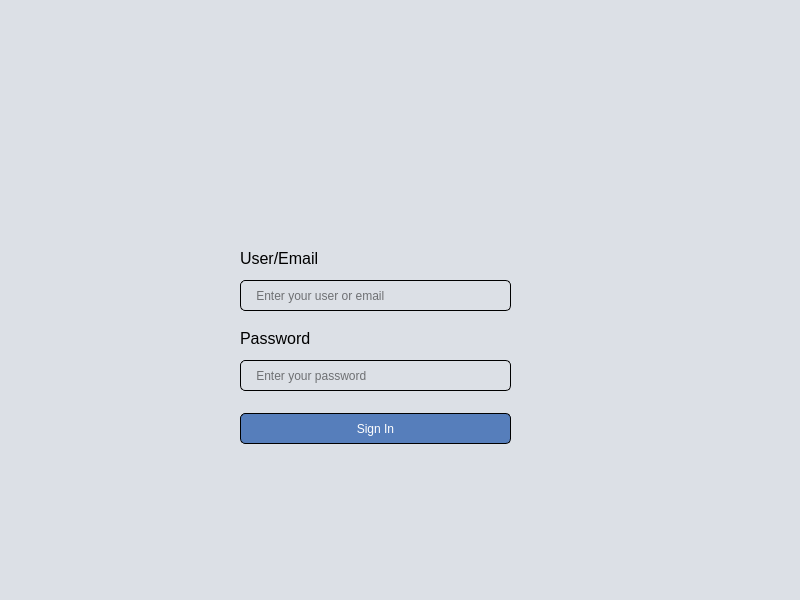
<?xml version="1.0" encoding="UTF-8"?>
<ui version="4.0">
 <class>MainWindow</class>
 <widget class="QMainWindow" name="MainWindow">
  <property name="geometry">
   <rect>
    <x>0</x>
    <y>0</y>
    <width>800</width>
    <height>600</height>
   </rect>
  </property>
  <property name="windowTitle">
   <string>MainWindow</string>
  </property>
  <property name="styleSheet">
   <string notr="true">background-color:rgb(220, 224, 230);</string>
  </property>
  <widget class="QWidget" name="centralwidget">
   <widget class="QLineEdit" name="user_input">
    <property name="geometry">
     <rect>
      <x>240</x>
      <y>280</y>
      <width>271</width>
      <height>31</height>
     </rect>
    </property>
    <property name="styleSheet">
     <string notr="true">QLineEdit {
background-color:rgb(220, 224, 230);
border-radius: 5px;
border: 1px solid black;

}</string>
    </property>
    <property name="placeholderText">
     <string>    Enter your user or email</string>
    </property>
   </widget>
   <widget class="QLineEdit" name="pass_input">
    <property name="geometry">
     <rect>
      <x>240</x>
      <y>360</y>
      <width>271</width>
      <height>31</height>
     </rect>
    </property>
    <property name="styleSheet">
     <string notr="true">QLineEdit {
background-color:rgb(220, 224, 230);
border-radius: 5px;
border: 1px solid black;

}</string>
    </property>
    <property name="placeholderText">
     <string>    Enter your password</string>
    </property>
   </widget>
   <widget class="QPushButton" name="sign_in">
    <property name="geometry">
     <rect>
      <x>240</x>
      <y>413</y>
      <width>271</width>
      <height>31</height>
     </rect>
    </property>
    <property name="styleSheet">
     <string notr="true">QPushButton{
background-color:rgb(86, 126, 187);
border-radius: 5px;
border: 1px solid black;
color: white;
}

QPushButton:hover {
background-color: rgb(43, 76, 126);

}</string>
    </property>
    <property name="text">
     <string>Sign In</string>
    </property>
   </widget>
   <widget class="QLabel" name="user_label">
    <property name="geometry">
     <rect>
      <x>240</x>
      <y>250</y>
      <width>91</width>
      <height>16</height>
     </rect>
    </property>
    <property name="font">
     <font>
      <pointsize>12</pointsize>
     </font>
    </property>
    <property name="styleSheet">
     <string notr="true">color: black;</string>
    </property>
    <property name="text">
     <string>User/Email</string>
    </property>
   </widget>
   <widget class="QLabel" name="pass_label">
    <property name="geometry">
     <rect>
      <x>240</x>
      <y>330</y>
      <width>71</width>
      <height>16</height>
     </rect>
    </property>
    <property name="font">
     <font>
      <pointsize>12</pointsize>
     </font>
    </property>
    <property name="styleSheet">
     <string notr="true">color: black;</string>
    </property>
    <property name="text">
     <string>Password</string>
    </property>
   </widget>
   <widget class="QLabel" name="icon">
    <property name="geometry">
     <rect>
      <x>350</x>
      <y>150</y>
      <width>61</width>
      <height>81</height>
     </rect>
    </property>
    <property name="text">
     <string/>
    </property>
    <property name="pixmap">
     <pixmap resource="resources.qrc">:/new/prefix1/icons/account_circle_FILL0_wght400_GRAD0_opsz48.svg</pixmap>
    </property>
   </widget>
   <widget class="QLabel" name="invalid_text">
    <property name="geometry">
     <rect>
      <x>250</x>
      <y>470</y>
      <width>241</width>
      <height>16</height>
     </rect>
    </property>
    <property name="styleSheet">
     <string notr="true">color: red;</string>
    </property>
    <property name="text">
     <string/>
    </property>
   </widget>
  </widget>
  <widget class="QMenuBar" name="menubar">
   <property name="geometry">
    <rect>
     <x>0</x>
     <y>0</y>
     <width>800</width>
     <height>21</height>
    </rect>
   </property>
  </widget>
  <widget class="QStatusBar" name="statusbar"/>
 </widget>
 <resources>
  <include location="resources.qrc"/>
 </resources>
 <connections/>
</ui>
